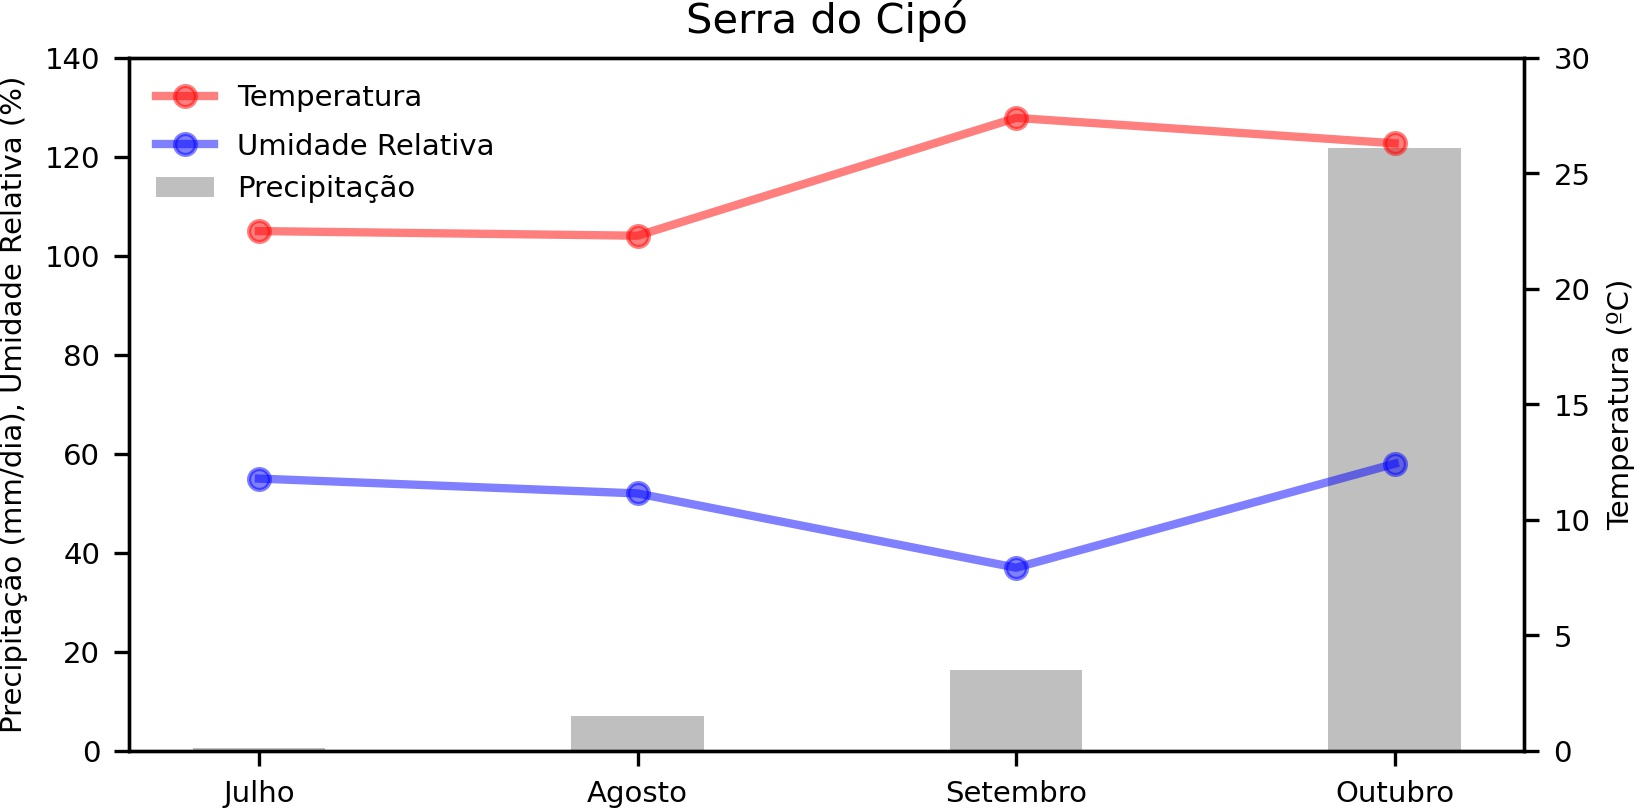

The Python source for this figure:
import pandas as pd
import numpy as np
import matplotlib.pyplot as plt

# Abertura do arquivo utilizando o separador espaço e adicionando título como primeira linha.
df = pd.read_csv('../../dados/texto/media_mensal.txt', sep= '\t', names=['Mês','NDSC', 'UR', 'TEMP', 'PREC'])

meses = df['Mês']  # Nome dos rótulos que vão aparecer no eixo x.
ur = df['UR']
temp = df['TEMP']
prec = df['PREC']

xnew = np.linspace(temp.min(), temp.max(), 4) 

# Gera o plot com base nos limiares e separa o que é positivo (negativo) com vermelho (azul).
fig, ax = plt.subplots(figsize=(6,3))  # Largua e altura da figura.

# Plot do gráfico de barra.
ax.bar(meses, prec, 0.35, color="gray", alpha=0.5, label='Precipitação')
ax.plot(meses, ur, color="blue", marker='o', linestyle='solid', linewidth=2, markersize=5, alpha=0.5, label='Umidade Relativa')

ax2 = ax.twinx()

# Plot do gráfico de linha.
ax2.plot(meses, temp, color="red", marker='o', linestyle='solid', linewidth=2, markersize=5,alpha=0.5, label='Temperatura')

# Título da figura.
plt.title('Serra do Cipó', fontsize=10)

#  Formatação do eixo y esquerdo.
ax.set_ylabel('Precipitação (mm/dia), Umidade Relativa (%)', fontsize=7)  # Tamanho do título do eixo y.
ax.set_ylim(0, 140)  # Define o mínimo e máximo valor do eixo y.
ax.set_yticks(np.arange(0, 145, step=20))  # Define o mínimo e máximo valor do eixo y.
ax.tick_params(labelsize=7)  # Tamanho dos seus rótulos do eixo y esquerdo.

#  Formatação do eixo y direito.
ax2.set_ylabel('Temperatura (ºC)', fontsize=7)  # Tamanho do título do eixo y.
ax2.set_ylim(0, 30)  # Define o mínimo e máximo valor do eixo y.
ax2.set_yticks(np.arange(0, 35, step=5))  # Define o mínimo e máximo valor do eixo y, tamanho dos seus rótulos.
ax2.tick_params(labelsize=7)  # Tamanho dos seus rótulos do eixo y direito.

#  Formatação do eixo x.
plt.xticks(meses, fontsize=10)  # Rótulos do eixo x e tamanho.
plt.xlabel('Mês', fontsize=10)  # Tamanho do título do eixo x.

# Gera a legenda sem borda, define localização e o seu tamanho.
ax.legend(frameon =False, loc='upper left', fontsize=7, bbox_to_anchor=(0, 0.93))
ax2.legend(frameon =False, loc='upper left', fontsize=7)

# Salva a figura no formato ".jpg" com dpi=300 e remove espaços excedentes.
plt.savefig('ex14.jpg', transparent=True, dpi=300, bbox_inches='tight', pad_inches=0)